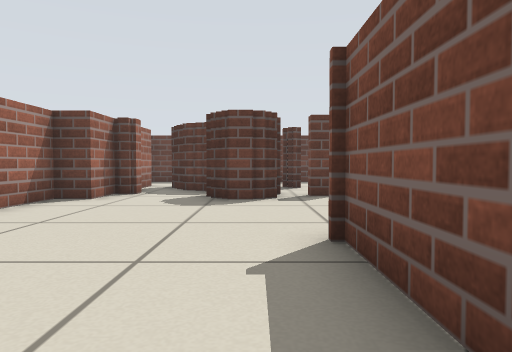
View 1 (above)

24 first-person views from a walk through a robot-simulator world made for Stage. The camera is 0.41 m above the floor, tilts 2° down and sees 70° across. The lines on the ground mark 1 m squares. The floor is counted in squares, 0.5 m on a side. Each view is taken from the middle of a square. On the plan, view 1 faces up. The plan holds only what a view shows up to about 12 squares ahead; the rest is blank. The place goes on beyond the plan. Robots are left out.

View 2
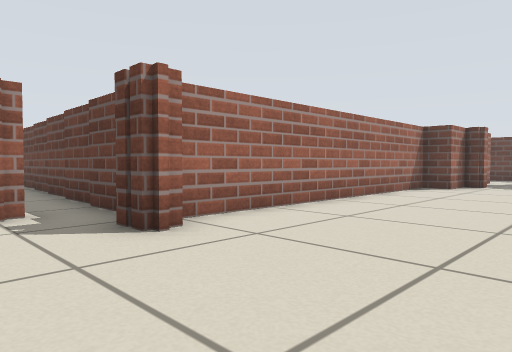

View 3
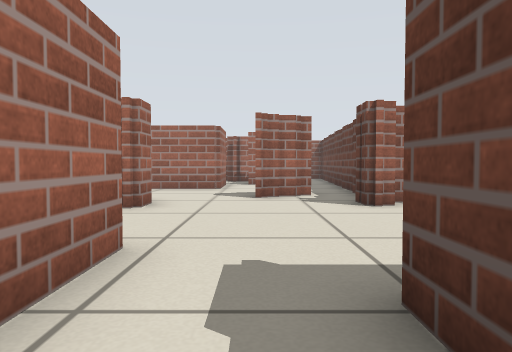

View 4
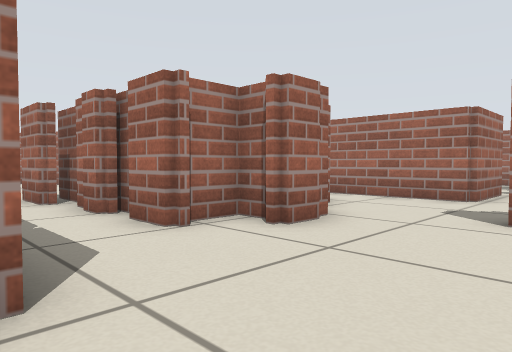

View 5
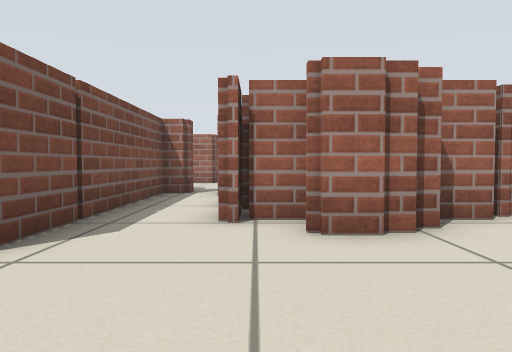

View 6
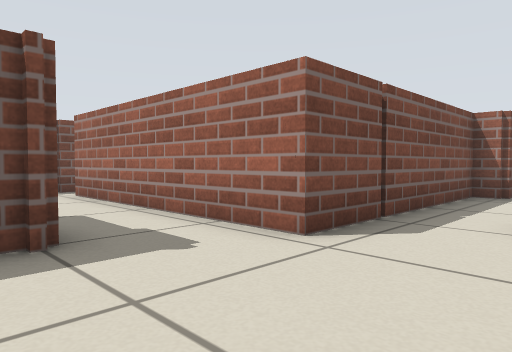

View 7
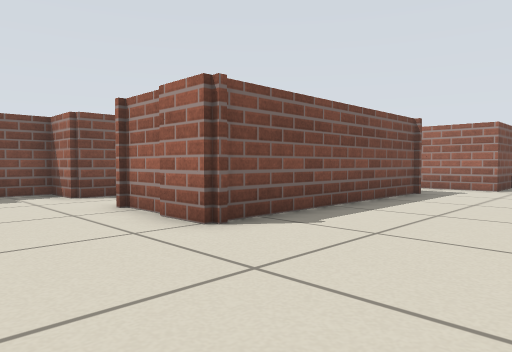

View 8
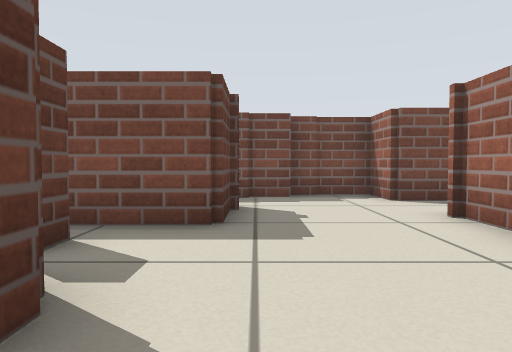

View 9
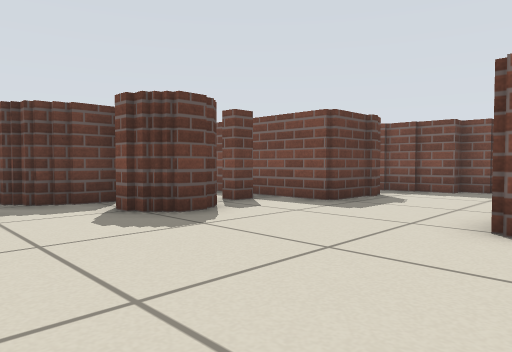

View 10
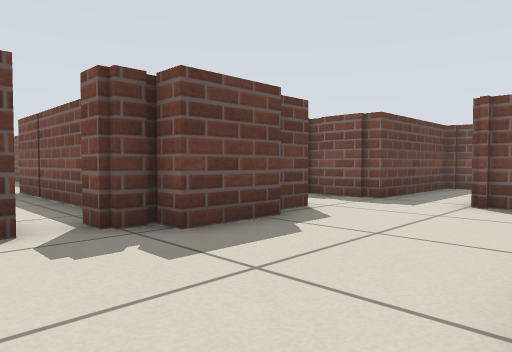

View 11
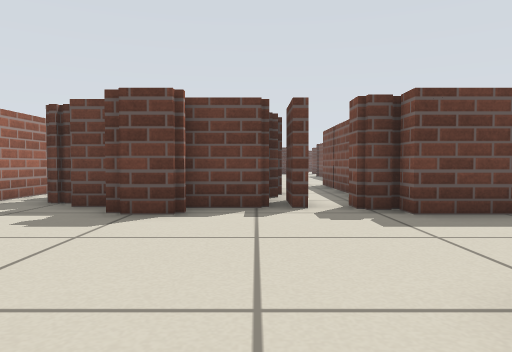

View 12
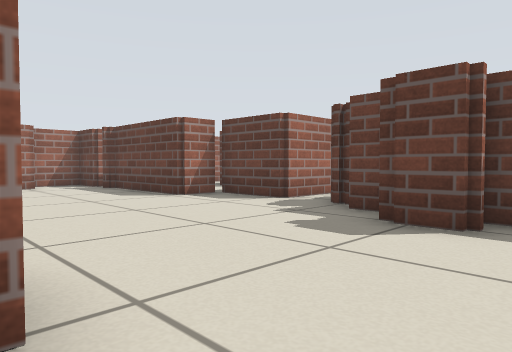

View 13
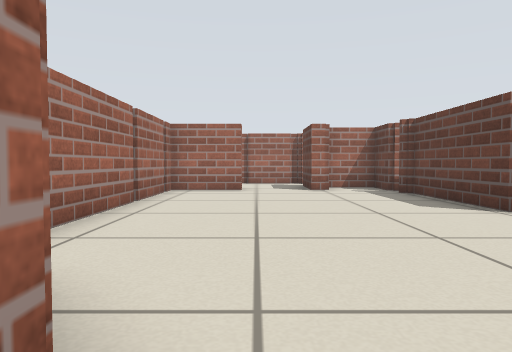

View 14
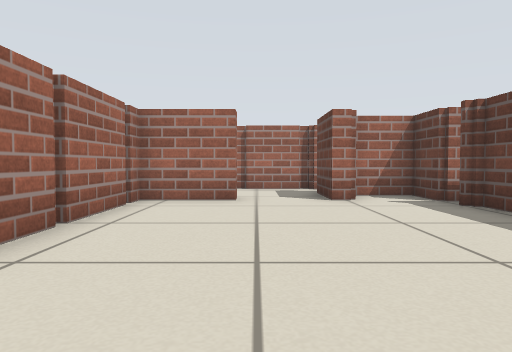

View 15
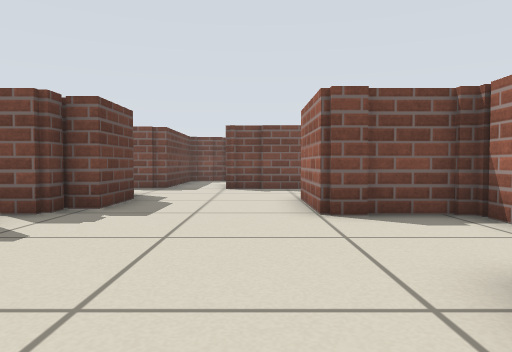

View 16
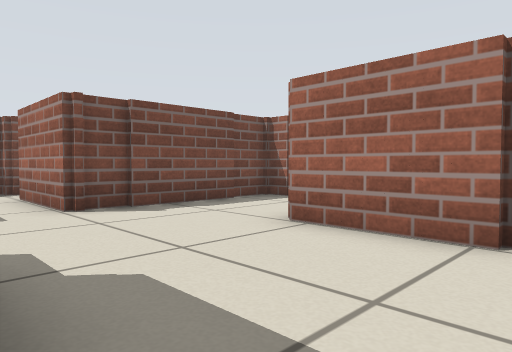

View 17
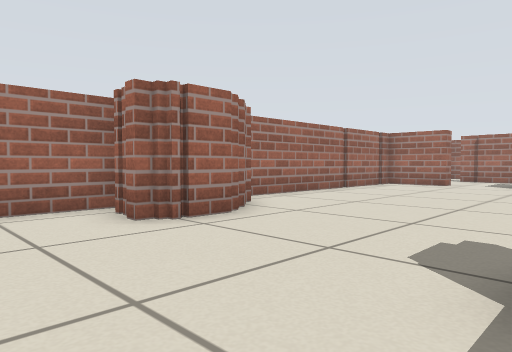

View 18
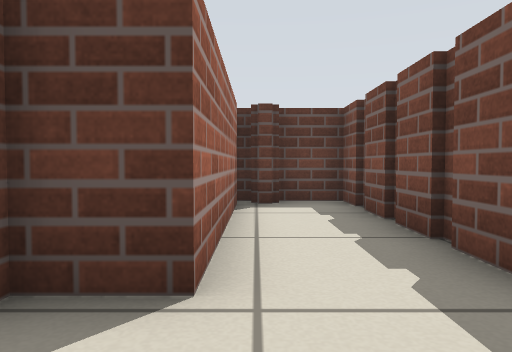

View 19
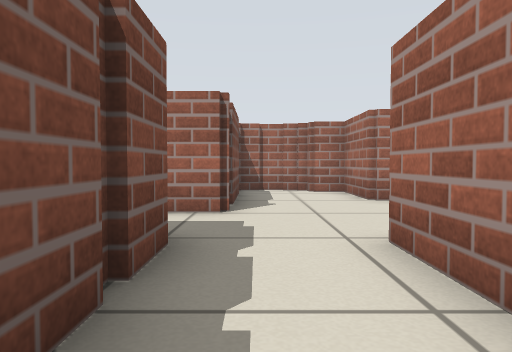

View 20
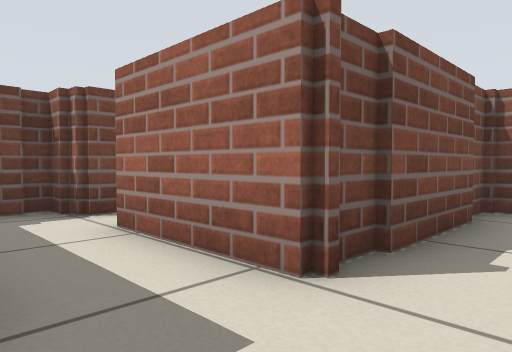

View 21
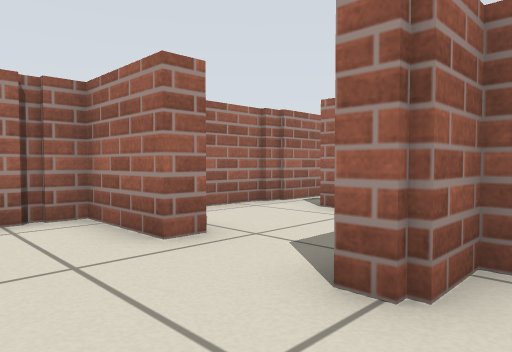

View 22
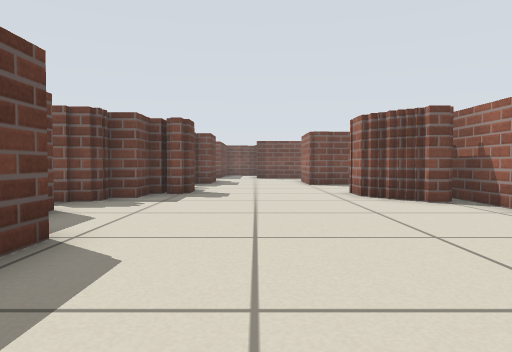

View 23
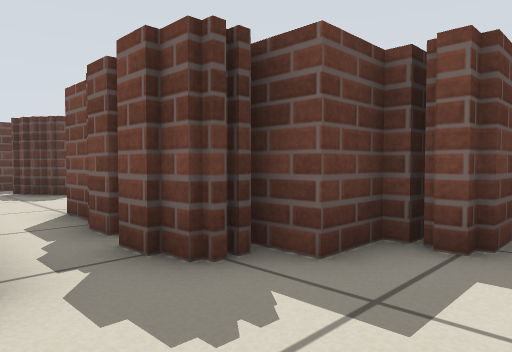

View 24
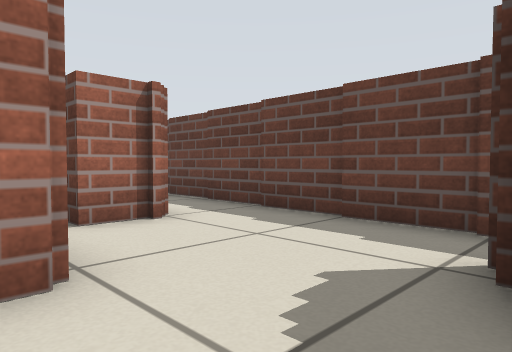

### Floor plan
Key: @ floor where view 1 was taken; # wall or solid block; . floor.
Columns run from 20 left of view 1 to 10 right of it. Each row starts with its distance up from view 1.
 11                  .##
 10                 #..#   #
  9                 #..#####
  8                ##..##..##  #
  7                #.......###.#
  6                #...........#
  5                #...........#
  4                #.....####.##
  3                #.....#   .#
  2                #.....#
  1                #.....#
  0                #....@#
 -1      ############....#
 -2        ........##....#
 -3          #....#......##
 -4          #....#...........
 -5          ###........#######.#
 -6            #...##...#  ######
 -7            #..#####.#  ###
 -8            #.##  ##.#  #.#
 -9            #.#   ##.#  #.#
-10            #.#   ##.#  #.#
-11           ##.##  ##.#  #.#
-12          #  .######## ##.#
-13    #######.....##..####..######
-14    #..........................#
-15 ####.....................######
-16 #.......................##   #
-17 #..................###..##
-18 #..##........###...###..##
-19 #.. #........###..#### ..#
-20 ##########################

Where each view was taken, in squares from view 1:
view 1: 0 up, 0 right, facing up
view 2: 4 down, 0 right, facing up-left
view 3: 4 down, 3 right, facing left
view 4: 3 down, 0 right, facing down-left
view 5: 2 down, 3 left, facing down
view 6: 2 down, 3 left, facing down-right
view 7: 7 up, 3 left, facing down-right
view 8: 7 up, 2 left, facing right
view 9: 3 up, 4 left, facing up-right
view 10: 17 down, 3 left, facing up-right
view 11: 19 down, 3 left, facing up
view 12: 18 down, 3 left, facing up-left
view 13: 17 down, 5 left, facing left
view 14: 17 down, 8 left, facing left
view 15: 16 down, 7 left, facing right
view 16: 13 down, 2 left, facing down-right
view 17: 13 down, 2 left, facing down-left
view 18: 15 down, 3 right, facing up
view 19: 9 down, 4 right, facing down
view 20: 13 down, 3 right, facing down-right
view 21: 14 down, 14 left, facing down-left
view 22: 15 down, 15 left, facing right
view 23: 14 down, 9 left, facing up-right
view 24: 6 down, 6 left, facing up-left
